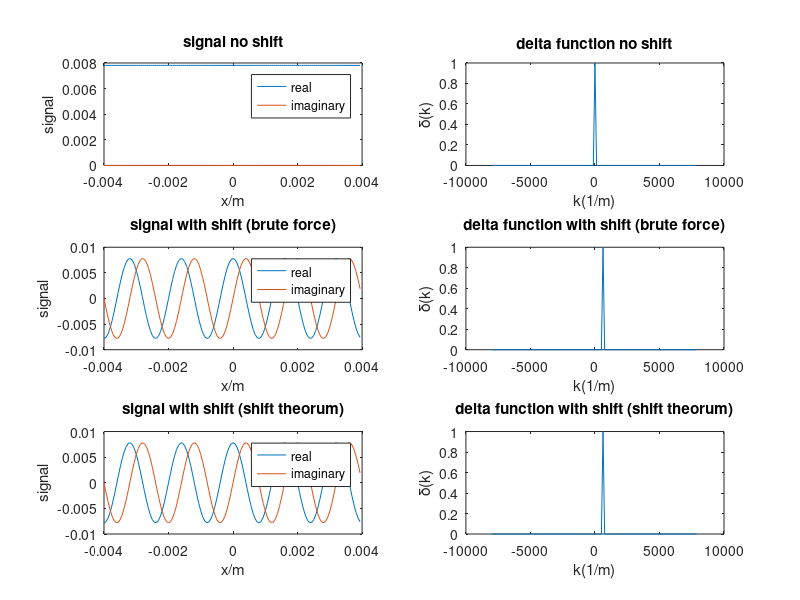

This figure's MATLAB source:
clear all
close all

h=figure;
set(h, 'Units', 'Normalized', 'OuterPosition', [0 0 1 1]);

%signal and delta function with no shift
delta_k=zeros(1,128);
delta_k(65)=1;
% delta_k(45:85)=1;
x=linspace(-0.004,0.004-(2.*(0.004./128)),128);
k=linspace(-8000,8000-125,128);
signal=ifftshift(ifft(fftshift(delta_k)));
subplot(3,2,1)
plot(x,real(signal))
hold on
plot(x,imag(signal))
legend('real','imaginary')
xlabel('x/m')
ylabel('signal')
title('signal no shift')
subplot(3,2,2)
plot(k,delta_k)
ylabel('\delta(k)')
xlabel('k(1/m)')
title('delta function no shift')

%Shift of delta function now
delta_k=zeros(1,128);
delta_k(70)=1;
% delta_k(35:75)=1;
x=linspace(-0.004,0.004-(2.*(0.004./128)),128);
k=linspace(-8000,8000-125,128);
signal2=ifftshift(ifft(fftshift(delta_k)));
subplot(3,2,3)
plot(x,real(signal2))
hold on
plot(x,imag(signal2))
legend('real','imaginary')
xlabel('x/m')
ylabel('signal')
title('signal with shift (brute force)')
subplot(3,2,4)
plot(k,delta_k)
ylabel('\delta(k)')
xlabel('k(1/m)')
title('delta function with shift (brute force)')

%Using the shift theorum to compute the shifted signal
shifted_signal=zeros(1,128);
exponential=zeros(1,128);
for q = 1:128
    shifted_signal(q) = signal(q) .* exp(i.*2.*pi.*625.*x(q));
%     exponential(q) = exp(i.*2.*pi.*1250.*x(q));
end
subplot(3,2,5)
plot(x,real(shifted_signal))
hold on
plot(x,imag(shifted_signal))
legend('real','imaginary')
xlabel('x/m')
ylabel('signal')
title('signal with shift (shift theorum)')
subplot(3,2,6)
plot(k,delta_k)
ylabel('\delta(k)')
xlabel('k(1/m)')
title('delta function with shift (shift theorum)')

% subplot(3,2,6)
% plot(k,exponential)
% ylabel('\rho(k)')
% xlabel('k(1/m)')
% title('delta function with shift (shift theorum)')


%%Comparing the brute force and shifted k space signals
% figure;
% subplot(2,1,1)
% plot(x,real(signal2))
% hold on
% plot(x,imag(signal2))
% legend('real','imaginary')
% xlabel('x/m')
% ylabel('signal')
% title('signal with shift')
% subplot(2,1,2)
% plot(x,real(shifted_signal))
% hold on
% plot(x,imag(shifted_signal))
% legend('real','imaginary')
% xlabel('x/m')
% ylabel('signal')
% title('signal with shift (shift theorum)')